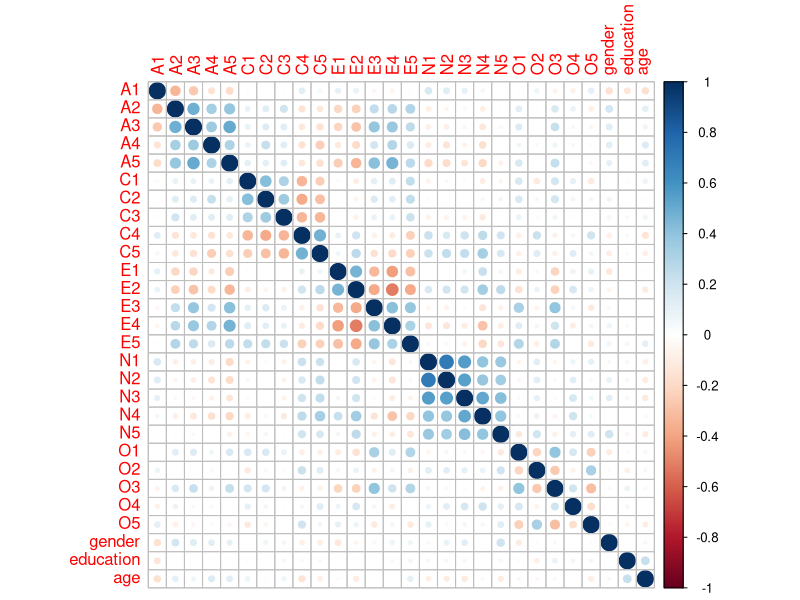
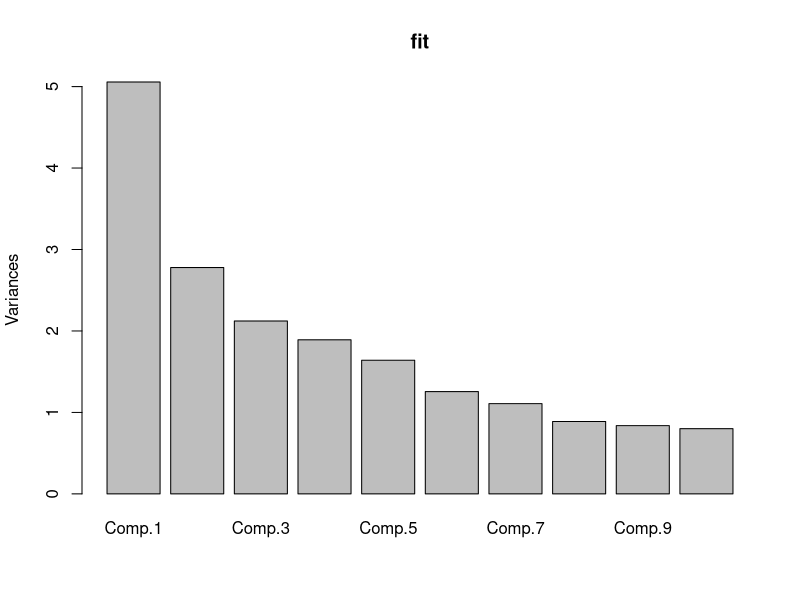
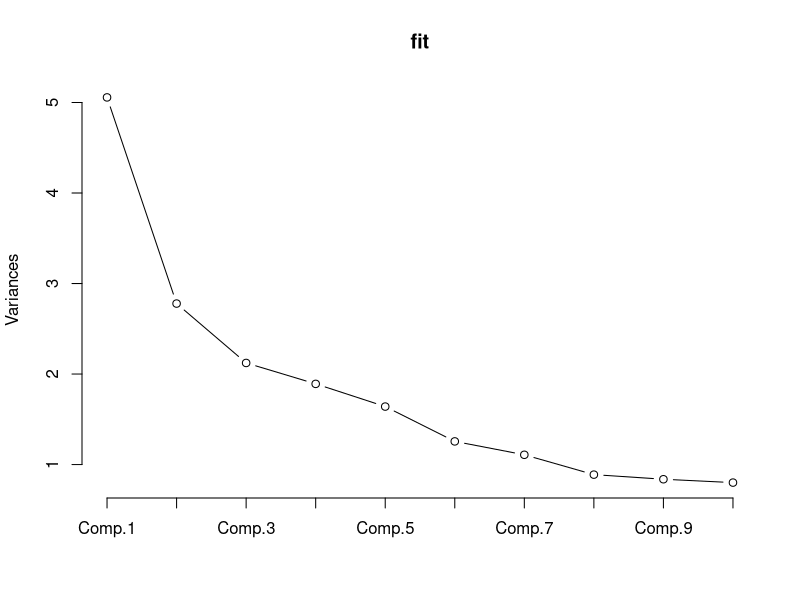
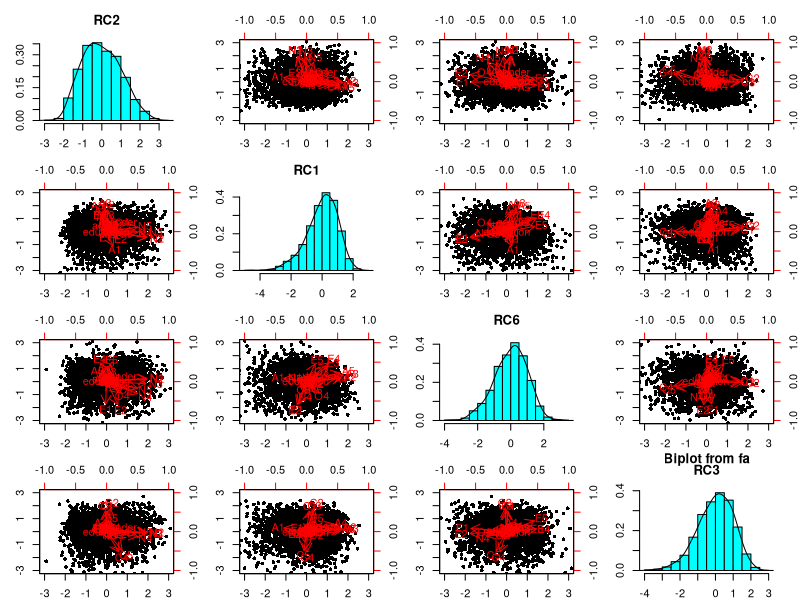
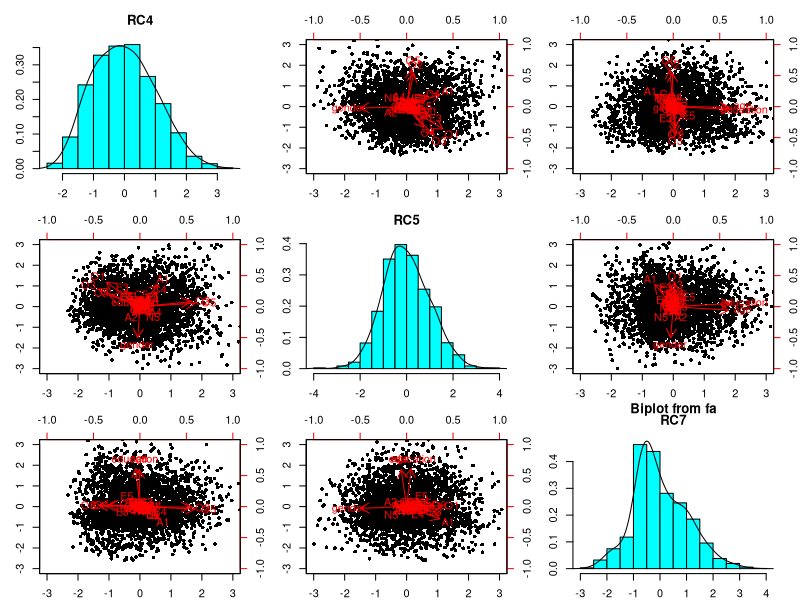
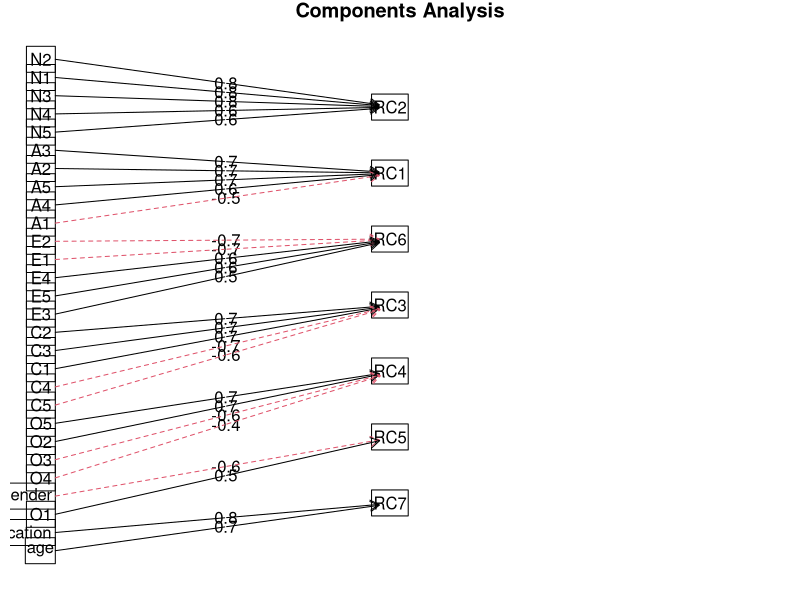

Reproduce these figures in R, in order.
# ANÁLISE MULTIVARIADA
#
# EXERCÍCIOS
#
# ANÁLISE FATORIAL
#
# 1) Usando o arquivo “Exerc A fatorial.xlsx”, realize a análise fatorial, seguindo todos
# os passos, desde a verificação da adequação da característica dos dados para
# essa análise até chegar na visualização gráfica do modelo e suas cargas
# fatoriais.

#
# Pacotes e libs necessários
#
require(psych)

library(readxl)
library(zoo)
library(data.table)

#
# PASSO 1 - Importar os dados
#
data <- read_excel(
  "Exerc_A_fatorial.xlsx",
  col_types = c(
    "numeric",
    "numeric",
    "numeric",
    "numeric",
    "numeric",
    "numeric",
    "numeric",
    "numeric",
    "numeric",
    "numeric",
    "numeric",
    "numeric",
    "numeric",
    "numeric",
    "numeric",
    "numeric",
    "numeric",
    "numeric",
    "numeric",
    "numeric",
    "numeric",
    "numeric",
    "numeric",
    "numeric",
    "numeric",
    "numeric",
    "numeric",
    "numeric"
  )
)
View(data)

#
# PASSO 2 - Verificar se os dados são numéricos
#
str(table)

#
# PASSO 3 - Verificar se há dados faltantes
#
#is.na(data)
sum(is.na(data))

#
# PASSO 4 - Tratar os dados faltantes definindo a média da coluna
#           usando as libs zoo e data.table
#
data <- na.aggregate(data)
View(data)

#
# PASSO 5 - Criar tabela de correlação
#
tablecor <- cor(data)
round(tablecor, 2)

#
# PASSO 6 - Apresentar a matriz de correlação
#
corrplot::corrplot(tablecor, method = "circle")

#
# PASSO 7 - Realizar o teste de esfericidade (Bartlett)
#
cortest.bartlett(data)

#
# O teste indica que não é uma Matriz de Identidade, pois não atende: (p>0,05)
#

#
# PASSO 8 - Realizar o teste KMO
#
KMO(data)

#
# Quando MSA maior que 0,5 na análise KMO, então indica que a análise
# fatorial é adequada para o conjunto de dados
#

#
# PASSO 9 - Realizar a análise de componentes principais
#
fit <- princomp(data, cor = TRUE)
fit

#
# Com o summary de fit, temos um entendimento maior da análise
#
summary(fit)

#
# Apresentando o resultado através de gráfico de barras
# É possível verificar que 7 fatores possuem variância maior que 1
# e devem ser considerados
#
screeplot(fit)

#
# Apresentando o resultado através de gráfico de linhas
#
plot(fit, type = "lines")

#
# Rodando a Análise de Componentes Principais (sem rotacionar)
#
pcdata <- principal(data, nfactors = 7, n.obs = 2800, rotate = "none", scores = TRUE)
pcdata

#
# Rodando a Análise de Componentes Principais (com rotação varimax)
# Agora é possível verificar a relação de variáveis em relação aos fatores
#
pcdatavarimax <- principal(data, nfactors = 7, n.obs = 2800, rotate = "varimax", scores = TRUE)
pcdatavarimax

#
# PASSO 10 - Interpretação dos fatores e análise dos componentes
#
biplot(pcdatavarimax, choose=c(1,2,3,4))
biplot(pcdatavarimax, choose=c(5,6,7))
fa.diagram(pcdatavarimax)

#
# Relações identificadas (Fator x Variáveis)
# RC2 - N2, N1, N3, N4, N5
# RC1 - A3, A2, A5, A4, A1
# RC6 - E2, E1, E4, E5, E3
# RC3 - C2, C3, C1, C4, C5
# RC4 - 05, 02, 03, 04
# RC5 - gender, 01
# RC7 - education, age
#
